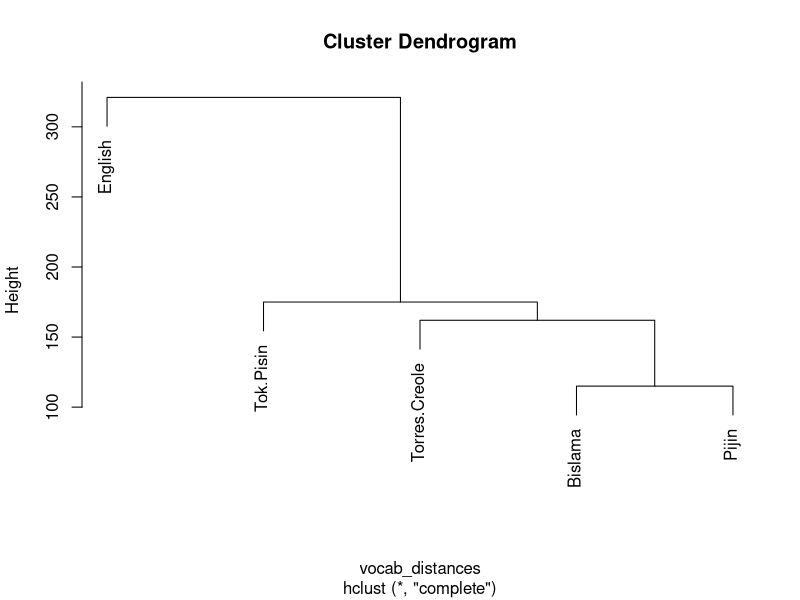
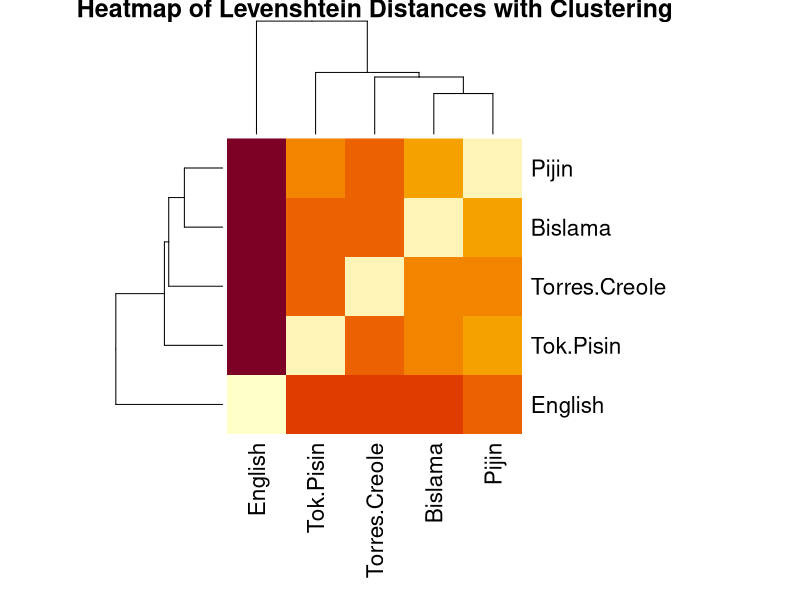
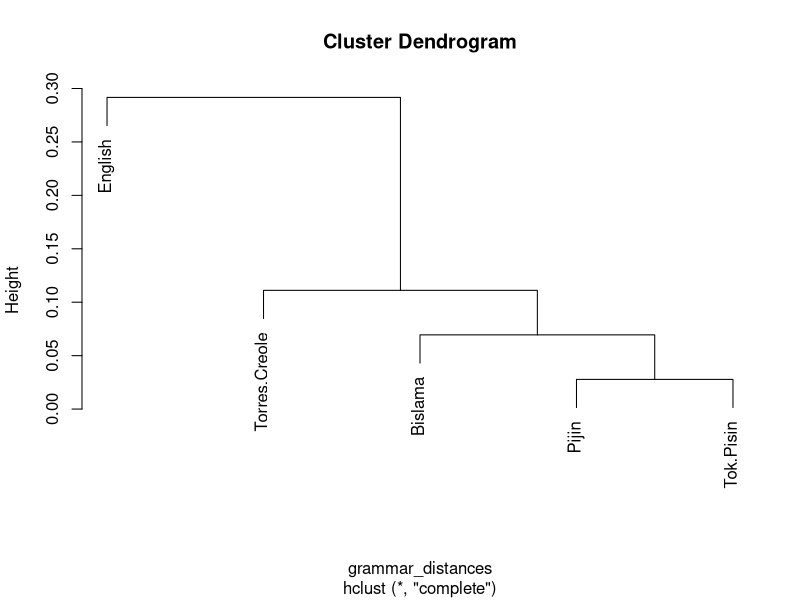
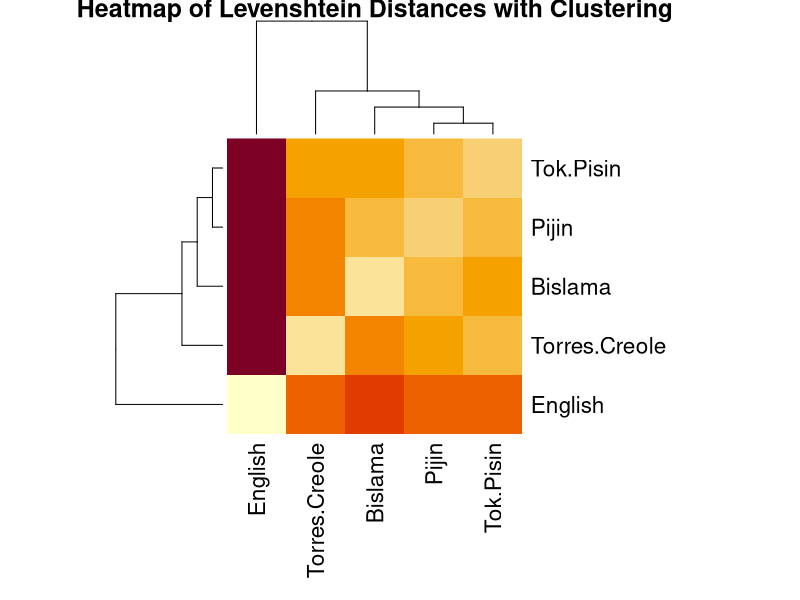

The R script that drew these images, in order:
#Set the working directory to the directory of the file
setwd(dirname(rstudioapi::getActiveDocumentContext()$path))

#Library for cluster analysis
library(cluster)
library(stringdist)
library(gplots)

#Load the vocab data from the merged data file
vocab_data <- read.csv("../data/merged_data_4_clean.csv")

#Set the rownames to be the English equivalents
rownames(vocab_data) <- vocab_data$English
View(vocab_data)

#Calculate the Levenshtein distance for all languages
distances_matrix <- stringdistmatrix(vocab_data, vocab_data, method = "lv")
rownames(distances_matrix) <- names(vocab_data)
colnames(distances_matrix) <- names(vocab_data)
View(distances_matrix)

#Cluster the languages based on the distance matrix
vocab_distances <- as.dist(distances_matrix)
vocab_cluster <- hclust(vocab_distances,method="complete")
plot(vocab_cluster)

heatmap(as.matrix(vocab_distances),
          Rowv = as.dendrogram(vocab_cluster),  # Row clustering
          Colv = as.dendrogram(vocab_cluster),  # Column clustering
          trace = "none",            # No trace lines inside the heatmap
          dendrogram = "both",        # Add dendrograms to both axes
          margins = c(10, 10),        # Margins for axis labels
          labRow = names(vocab_data),    # Row labels (vocabulary)
          labCol = names(vocab_data),    # Column labels (vocabulary)
          main = "Heatmap of Levenshtein Distances with Clustering")

#Load the grammar data from the merged data file
grammar_data <- read.csv("../data/merged_grammar_5.csv")
rownames(grammar_data) <- grammar_data$Feature.ID
grammar_data <- grammar_data[c(3, 4, 5, 6, 7)]

#Transpose data for distance calculation
grammar_data.transposed <- data.frame(t(grammar_data))
View(grammar_data.transposed)

#Calculate distances and cluster the results
grammar_distances <- daisy(grammar_data.transposed, metric = "gower",type = list(symm = c(1:5)))
grammar_cluster <- hclust(grammar_distances,method="complete")
plot(grammar_cluster)

heatmap(as.matrix(grammar_distances),
        Rowv = as.dendrogram(grammar_cluster),  # Row clustering
        Colv = as.dendrogram(grammar_cluster),  # Column clustering
        trace = "none",            # No trace lines inside the heatmap
        dendrogram = "both",        # Add dendrograms to both axes
        margins = c(10, 10),        # Margins for axis labels
        labRow = names(grammar_data),    # Row labels (grammar)
        labCol = names(grammar_data),    # Column labels (grammar)
        main = "Heatmap of Levenshtein Distances with Clustering")
